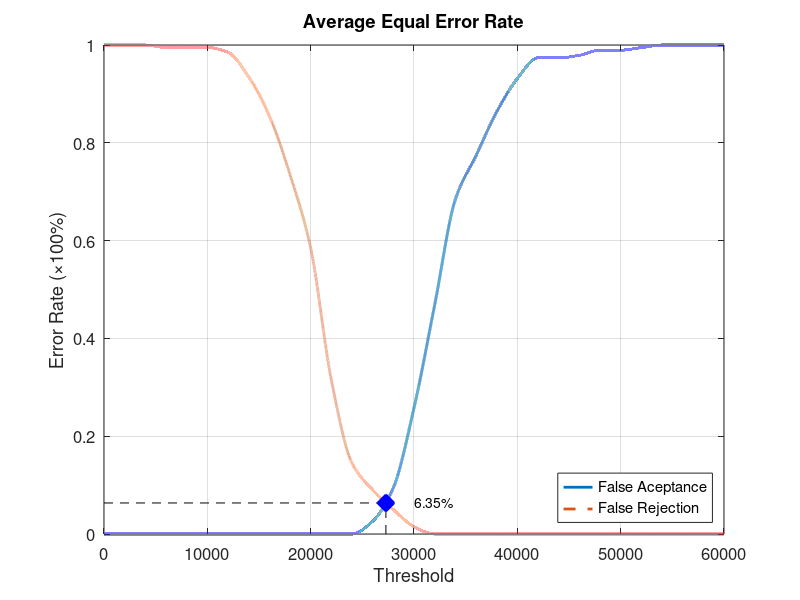
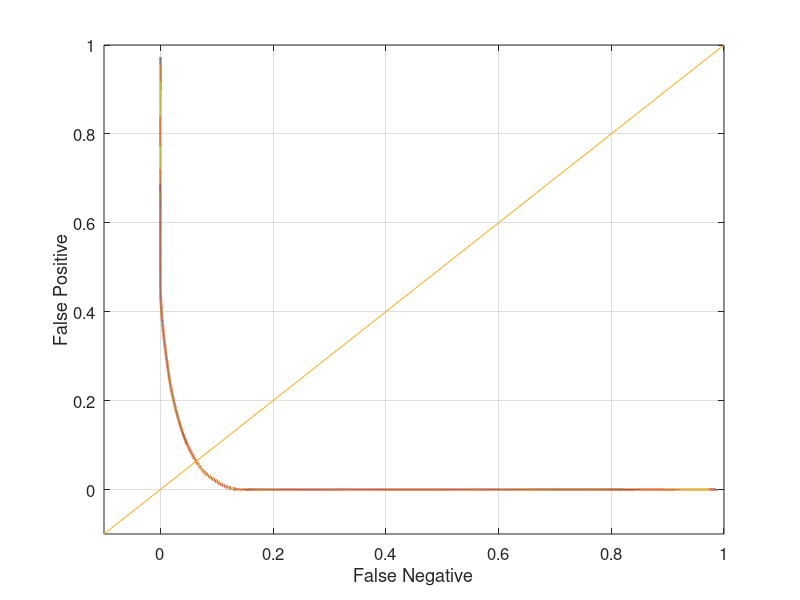

Source code (MATLAB) for these figures, in order:
function yEER = Database5_1
close all;
clear;
clc;
x = 0:2000:60000;
xq = 0:0.5:60000;

y0 = [0 0 0 0 0 0 0 0 0 0 0 0 0 0.0263158 0.0947368 0.257895 0.468421 0.684211 0.773684 0.863158 0.931579 0.973684 0.973684 0.978947 0.989474 0.989474 0.994737 1 1 1 1];
yy0 = interp1(x, y0, xq, 'pchip');
y1 = [1 1 1 0.995 0.995 0.995 0.985 0.935 0.855 0.735 0.585 0.315 0.145 0.09 0.05 0.015 0 0 0 0 0 0 0 0 0 0 0 0 0 0 0];
yy1 = interp1(x, y1, xq, 'pchip');

% Calculating EER: 
y2 = abs(y0 - y1);
find(y2 == min(y2))
yy2 = abs(yy0 - yy1);
xEER = find(yy2 == min(yy2));
xEERIndex = xq(xEER) % X-axis EER
yEER = yy0(xEER) % Y-axis EER

main = figure
plot(xq, yy0,'-','LineWidth', 2);	hold on
plot(xq, yy1,'--','LineWidth', 2);	hold on
plot([xEERIndex xEERIndex], [0 yEER], 'k--');	hold on
plot([0 xEERIndex], [yEER yEER], 'k--');	hold on
plot(xEERIndex, yEER, 'bx', 'LineWidth', 10);	hold on
text(xEERIndex + 10 * xEERIndex / 100, yEER, [num2str(round((10000 * yEER)) / 100) '%'])
legend('False Aceptance', 'False Rejection', 'Location', 'SouthEast')
xlabel('Threshold')
ylabel('Error Rate (\times100%)')
title('Average Equal Error Rate')
set(gca, 'FontSize', 12)
axis([0 60000 0 1])
grid on

print(main, 'Database5_1Main', '-dpng');
FNRxFPR = figure('Color', [1 1 1]);
plot(yy1, yy0, '-', yy1, yy0, 'LineWidth', 2);
hold on
y = -0.1:0.1:1
plot(y, y); 
set(gca, 'FontSize', 12)
xlabel('False Negative')
ylabel('False Positive')
axis([-0.1 1 -0.1 1])
set(gca, 'FontSize', 12)
grid on

print(FNRxFPR, 'Database5_1FNRxFPR','-dpng');
end
